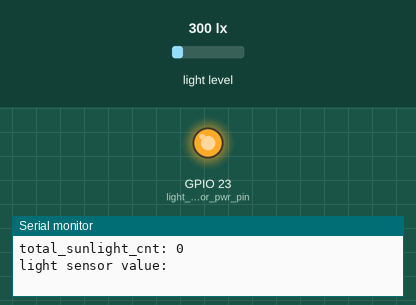
A sketch run on a simulated ESP32. Parts: output pins drawn as LEDs (lit = HIGH), the last lines printed to the serial monitor. The test bench sets the inputs (shaded band); at power-on: light level 300 lx.

Above: at 0.2 s.
At 2.9 s:
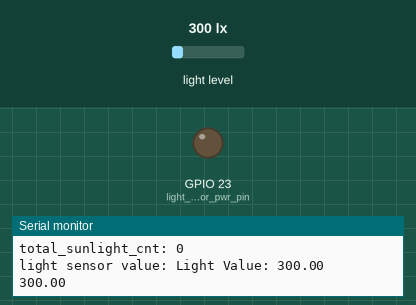
Timing chart, 0 to 7.0 s (numbered marks = the images above):
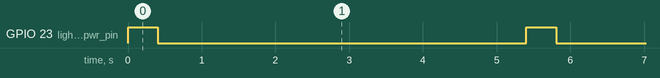

Measured:
- by itself, GPIO 23 (light_sensor_pwr_pin): alternates HIGH for 0.40 s and LOW for 5.0 s

The sketch:

light_sensor_code.ino
```cpp
///////////////////////////////////////////////////////////////////////////////////////////////////////////////////
/* ARDUINO AND ESP LIBRARIES */
///////////////////////////////////////////////////////////////////////////////////////////////////////////////////
#include <Arduino.h>
#include <WiFi.h>
#include <AsyncTCP.h>
#include <ESPAsyncWebServer.h>
#include <WiFiAP.h>
#include "esp_sleep.h"
#include <Wire.h>
#include <BH1750.h>

///////////////////////////////////////////////////////////////////////////////////////////////////////////////////
/* GLOBAL VARIABLES */
///////////////////////////////////////////////////////////////////////////////////////////////////////////////////

unsigned int total_sunlight_cnt = 0;
const int light_sensor_pwr_pin = 23;
int sleep_duration_us = 30000000;
float light_val_lux = 0;

// use addr 0x23 if addr pin voltage is < 0.7*Vcc
// use addr 0x5C if addr pin voltage is > 0.7*Vcc
BH1750 light_sensor(0x23);

void setup() {
  Serial.begin(9600);

  //pinMode(pump_pin,OUTPUT);
  pinMode(light_sensor_pwr_pin,OUTPUT);
  Wire.begin();
  light_sensor.begin(BH1750::UNCONFIGURED);
}

float get_light_val () {
  // supply 3.3V to light sensor Vcc
  digitalWrite(light_sensor_pwr_pin,HIGH);
  delay(50);
  // configure light_sensor into continuous high resolution mode
  light_sensor.configure(BH1750::CONTINUOUS_HIGH_RES_MODE);
  delay(50);
  // light_val - return variable; stores total then divide by N to get average
  // N - number of measurements
  // temp - each individual measurement
  // fail_cnt - number of times measurementReady() fails
  float light_val = 0; int N=5;
  float temp = 0; int fail_cnt = 0;

  for(int i = 0; i < N; i++){

    while (!light_sensor.measurementReady()) {
      // waits at most 2.5s before returning 0 & outputting failure message to serial monitor
      delay(50); fail_cnt++;
      if(fail_cnt >= 50) {
        Serial.println("Measurement Ready failed for light sensor. Returning 0.");
        return 0;
      }
    }

    temp = light_sensor.readLightLevel(); //measurement

    // readLightLevel returns -1 or -2 if failure occurs
    if(temp > 0) {
      light_val += temp;

      // autoadjustment of measurement time based on lux value
      /*if(temp > 40000) { // direct sunlight
        light_sensor.setMTreg(32);
      }
      else if(temp > 10) { // average internal light
        light_sensor.setMTreg(70);
      }
      else { // darkness / dim light
        light_sensor.setMTreg(150);
      }*/
    }
    else { // failure
      // retry another measurement
      i = i-1;
    }
    delay(50);
  }

  light_val = light_val / N;
  Serial.print("Light Value: "); Serial.println(light_val);
  // power down light sensor
  light_sensor.configure(BH1750::UNCONFIGURED);
  delay(50);
  // disable 3.3V power to light sensor
  digitalWrite(light_sensor_pwr_pin,LOW);
  return light_val;
}

float light_sensor_check () {
  int sunlight_threshold = 10000;
  float new_light_val = get_light_val();
  unsigned int sunlight_interval = sleep_duration_us/100;
  if ((new_light_val <= sunlight_threshold && light_val_lux >= sunlight_threshold) || (new_light_val >= sunlight_threshold && light_val_lux <= sunlight_threshold)) {
    total_sunlight_cnt += sunlight_interval / 2;
  }
  /*if ((new_light_val <= sunlight_threshold) ^ (light_val_lux >= sunlight_threshold)) {
    total_sunlight_cnt += sunlight_interval / 2;
  }*/
  else if (new_light_val > sunlight_threshold) {
    total_sunlight_cnt += sunlight_interval;
  }
  return new_light_val;
}

void loop() {
  Serial.print("total_sunlight_cnt: ");
  Serial.println(total_sunlight_cnt);
  Serial.print("light sensor value: ");
  Serial.println(light_sensor_check());
  Serial.println();
  delay(5000);
}
```
